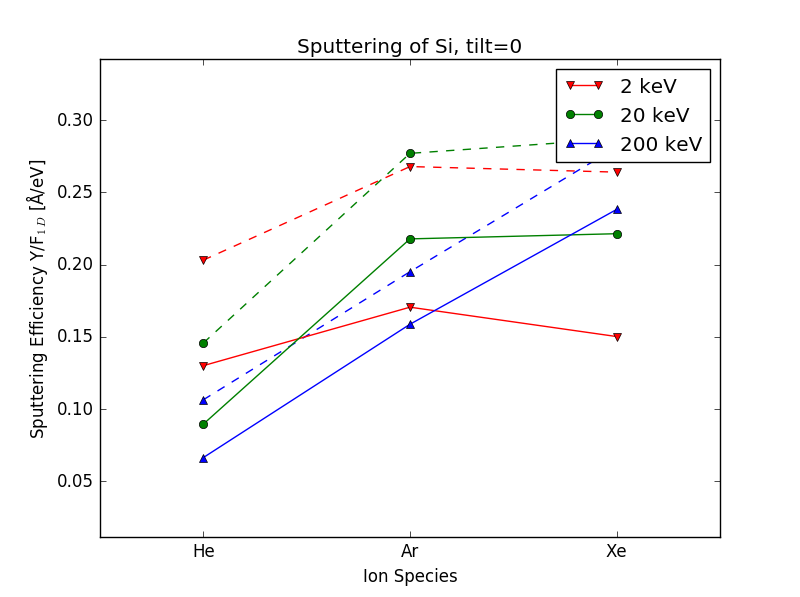

This figure's Python source:
# -*- coding: utf-8 -*-
import numpy as np
import matplotlib.pyplot as plt
import os
import read_output2 as readpy

#exec(open("./eff_mass.py").read())

def get_zero_line_0_1(z, hisez):                   #get the indices where Z_1 is 0
    temp_last = z - hisez
    if 0 in temp_last:
        asd_last = np.nonzero(temp_last == 0.)[0][0]          #returns the index of the 0-valued element
        return asd_last
    else:
        print('No 0 in temp_last')
        return 0
        
def get_zero_line_semi(z, hisez):                   #get the indices where Z_0 is 0
    temp_first = z - hisez
    if 0 in temp_first:
        asd_first = np.nonzero(temp_first == 0.)[0][0]          #returns the index of the 0-valued element
        return asd_first
    else:
        print('No 0 in temp_first')
        return 0

def mittlerwerte_start(start, hisez, hisef):        #start: result of get_zero_line
    temp0 = (hisez[start] + hisez[start + 2]) / 2
    temp1 = (hisez[start + 2] + hisez[start + 4]) / 2
    return (temp0, temp1)


def mittlerwerte_end(end, hisez, hisef):            #end : result of get_zero_line
    temp0 = (hisez[end - 2] + hisez[end]) / 2
    temp1 = (hisez[end - 4] + hisez[end - 2]) / 2
    return (temp0, temp1)

hisefiles = readpy.hise_file_paths    
outfiles = readpy.out_file_paths

hisefiles_0_1 = []                                  #separating hise and out files into 2-2 parts
hisefiles_semi = []                                 #   1 for semi and 1 for _0_1
outfiles_0_1 = []
outfiles_semi = []

for i in hisefiles:                                 #fill them
    if '0_1' in i:
        hisefiles_0_1.append(i)
        
for i in hisefiles:
    if '0_semi' in i:
        hisefiles_semi.append(i)

for i in outfiles:
    if '0_1' in i:
        outfiles_0_1.append(i)

for i in outfiles:
    if '0_semi' in i:
        outfiles_semi.append(i)

storageb, storagev = [], []                         #list to store the values to be plotted

###############################################################################################
###################### Saving the values from _0_1 files (Vorwaerts) ##########################
for x,y in zip(hisefiles_0_1, outfiles_0_1):
    
    path_hise = x
    (z, f) = readpy.read_his(path_hise)                 #note: prints path
    result_z = np.array(z, dtype = float)               #array of z and F(z) values from hise
    result_f = np.array(f, dtype = float)
    
    path_out = y
    (out1, mean1) = readpy.read_out(path_out, ' ', 1)   #note: prints mean value
    result_out1 = float(out1)                           #the z_1 value and mean of Transmitted
    result_mean1 = float(mean1)

    intsec = get_zero_line_0_1(result_out1, result_z)   #index where val is 0
    (end0, end1) = mittlerwerte_end(intsec, result_z, result_f)            #x-values of 2 right points
    deltay_right = result_f[intsec - 2] - result_f[intsec - 1]        #diff of y-vals of 2 right points
    newy_right = result_f[intsec - 1] - (deltay_right/2)                   #calc the y-val at intersec.
    
    storageb.append((result_mean1 / newy_right) * 100000000)        #from cm to Å
    print('\n')

###############################################################################################
###################### Saving the values from semi files (Rueckwaerts) ######################## 
for x,y in zip(hisefiles_semi, outfiles_semi):
    
    path_hise = x
    (z, f) = readpy.read_his(path_hise)
    result_z = np.array(z, dtype = float)               #array of z and F(z) values from hise
    result_f = np.array(f, dtype = float)
    
    path_out = y
    (out0, mean0) = readpy.read_out(path_out, ' ', 0)                   
    result_out0 = float(out0)                           #the z_0 value and mean of Backscattered
    result_mean0 = float(mean0)

    intsec= get_zero_line_semi(result_out0, result_z)   #index where val is 0
    (start0, start1) = mittlerwerte_start(intsec, result_z, result_f)       #x-values of 2 left points
    deltay_left =  result_f[intsec + 3] - result_f[intsec + 2]          #diff of y-vals of 2 left points
    newy_left = result_f[intsec + 2] - (deltay_left/2)                       #calc the y-val at intersec.
    
    storagev.append((result_mean0 / newy_left) * 100000000)         #from cm to Å
    print('\n')


print(storageb)
print(storagev)    

data2eVb = np.array([storageb[3], storageb[0], storageb[6]])
data20eVb = np.array([storageb[4], storageb[1], storageb[7]])
data200eVb = np.array([storageb[5], storageb[2], storageb[8]])

data2eVf = np.array([storagev[3], storagev[0], storagev[6]])
data20eVf = np.array([storagev[4], storagev[1], storagev[7]])
data200eVf = np.array([storagev[5], storagev[2], storagev[8]])


fig = plt.figure()
sput = fig.add_subplot(111)
a = [0,1,2,3,4,5]                        #to "convert" the x-values into Elements
my_x = [' ', 'He', 'Ar', 'Xe', ' ', ' '] # '' at begin and end for formalities
plt.xticks(a, my_x)
plt.margins(0.25, 0.25)
plt.xlabel('Ion Species')
plt.ylabel('Sputtering Efficiency Y/F$_1$$_D$ [Å/eV]')
plt.title('Sputtering of Si, tilt=0')

sput.plot([1,2,3], data2eVb, 'r+-',  color = 'red', marker = 'v', linestyle = '--')
sput.plot([1,2,3], data20eVb, 'r+-',  color = 'green', marker = 'o', linestyle = '--')
sput.plot([1,2,3], data200eVb, 'r+-', color = 'blue',marker = '^', linestyle = '--')

sput.plot([1,2,3], data2eVf, 'r+-', label='2 keV', color = 'red', marker = 'v')
sput.plot([1,2,3], data20eVf, 'r+-', label='20 keV', color = 'green', marker = 'o')
sput.plot([1,2,3], data200eVf, 'r+-', label='200 keV', color = 'blue',marker = '^')

sput.legend()
plt.show()
